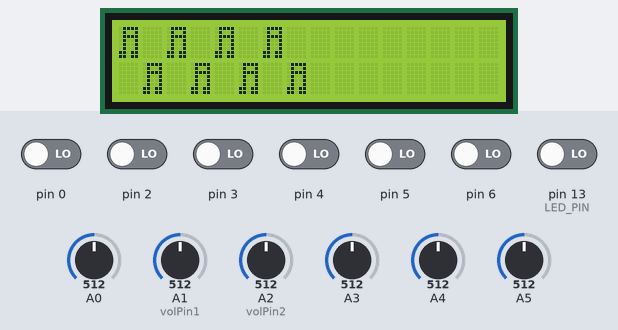
This sketch was run on a simulated Teensy 4. Shown: 16×2 character LCD. Inputs (shaded band) come from the test bench; at power-on: pin 0, pin 2–6, pin 13 (LED_PIN) LOW, A1 (volPin1) = 512, A2 (volPin2) = 512, A0 = 512, A3 = 512, A4 = 512, A5 = 512. What the sketch prints to the serial monitor is not drawn.

Above: at 3.3 s.
3.4 s: pin 0 driven HIGH
5.8 s: pin 2 driven HIGH
15.7 s: A1 (volPin1) set to 716
At 24.3 s:
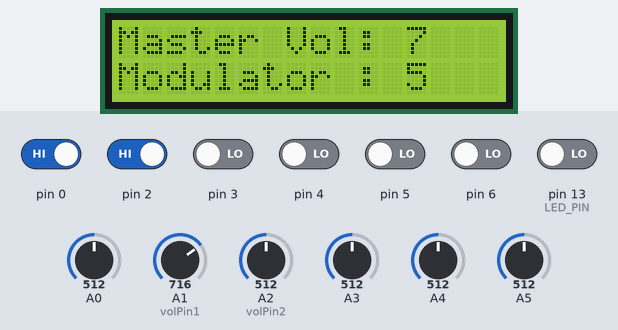
25.2 s: A2 (volPin2) set to 716
At 26.1 s:
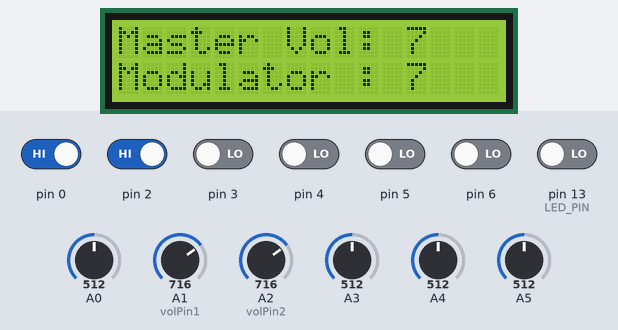
26.7 s: A1 (volPin1) set to 992
At 27.2 s:
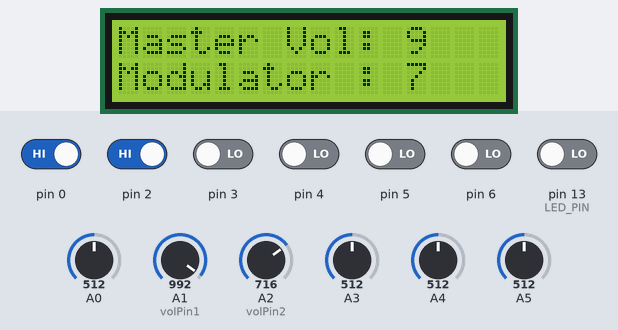
28.2 s: A2 (volPin2) set to 992
At 29.6 s:
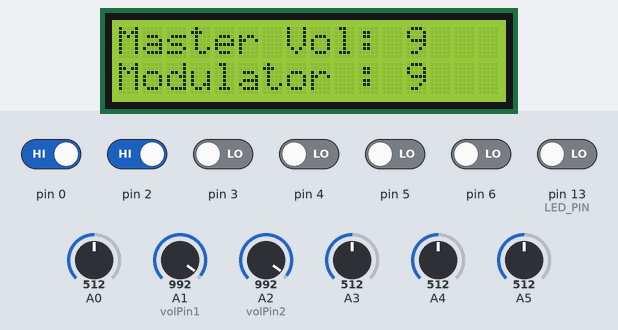
Timing chart, 0 to 30.7 s (numbered marks = the images above; inputs shaded):
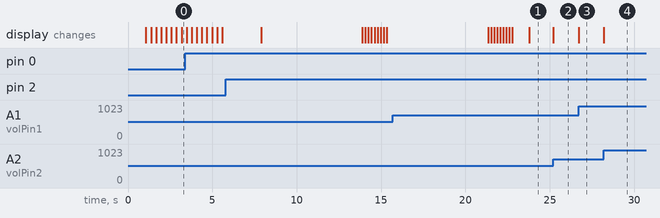

Measured:
- after the input at 25.2 s, the display: changes at once (image 2)
- after the input at 26.7 s, the display: changes at once (image 3)
- after the input at 28.2 s, the display: changes at once (image 4)

The sketch:

MIDI_Controller.ino
```cpp
// include the lcd library
#include <LiquidCrystal.h>

// initialize lcd object from library with correct pins
LiquidCrystal lcd(7, 8, 9, 10, 11, 12);

//
// We used the code below to help with mapping Midi I/O to Arduino

// Basic MIDI Controller code for reading all of the Arduino's digital and analogue inputs
// and sending them as MIDI messages to the host PC.
//
// Authors: Michael Balzer
//   Teensy USB-MIDI edit: Tim Crawford
//
// Revision History:
// Date        |  Author  |  Change
// ---------------------------------------------------
// 2011-02-22  |  MSB     |  Initial Release
// 2011-03-01  |  MSB     |  Updated MIDI output to send same MIDI signals as official MIDI Fighter
//             |          |  Reduced debounce length from 5ms to 2ms
// 2011-03-14  |  MSB     |  Modified analogue input logic so only pins moved within the timer
//             |          |    period are updated, not all of them.
//             |          |  Experimental code added for higher speed (but less accurate) analogue reads
//             |          |  Reduced analogue timer length from 1000ms to 250ms
// 2011-03-21  |  MSB     |  Removed TimerOne library. Each analogue pin now maintains its own time
//             |          |    since it was last moved, rather than one timer for all pins. This stops
//             |          |    sending jittery movements on analogue inputs which haven't been touched.
// 2011-04-11  |  TC      |  Teensy USB code added.
//             |  MSB     |  Updated with #defines for Arduino Mega and Teensy USB for easy compilation
// 2011-10-23  |  MSB     |  Added default #defines for Teensy 2.0 and Teensy++ 2.0 digital pins
//             |          |  Removed #defines for Teensy 1.0 as usbMIDI is not supported
// 2012-01-20  |  MSB     |  Updated to support Arduino 1.0 (updated Serial.print to Serial.write)
//
//
// This work is licensed under a Creative Commons Attribution-NonCommercial-ShareAlike 3.0 Unported License.
// See http://creativecommons.org/licenses/by-nc-sa/3.0/ for license details.

#if defined(__AVR_ATmega1280__) || defined(__AVR_ATmega2560__)
#define ARDUINO_MEGA
#elif defined(__AVR_AT90USB646__)
#define TEENSY_PLUS_PLUS
#elif defined(__AVR_ATmega32U4__)
#define TEENSY_2
#elif defined(__AVR_AT90USB1286__)
#define TEENSY_PLUS_PLUS_2
#endif


// Uncomment this line to send debug messages to the serial monitor
//#define DEBUG

// Uncomment this line to enable outputs corresponding to the MIDI Fighter so MF mappings can be used in Traktor.
//#define MIDI_FIGHTER

//#define FASTADC
// defines for setting and clearing register bits
#ifndef cbi
#define cbi(sfr, bit) (_SFR_BYTE(sfr) &= ~_BV(bit))
#endif
#ifndef sbi
#define sbi(sfr, bit) (_SFR_BYTE(sfr) |= _BV(bit))
#endif

// MIDI mapping taken from http://www.nortonmusic.com/midi_cc.html
#define MIDI_CC_MODULATION 0x01
#define MIDI_CC_BREATH 0x02
#define MIDI_CC_VOLUME 0x07
#define MIDI_CC_BALANCE 0x08
#define MIDI_CC_PAN 0x0A
#define MIDI_CC_EXPRESSION 0x0B
#define MIDI_CC_EFFECT1 0x0C
#define MIDI_CC_EFFECT2 0x0D

#define MIDI_CC_GENERAL1 0x0E
#define MIDI_CC_GENERAL2 0x0F
#define MIDI_CC_GENERAL3 0x10
#define MIDI_CC_GENERAL4 0x11
#define MIDI_CC_GENERAL5 0x12
#define MIDI_CC_GENERAL6 0x13
#define MIDI_CC_GENERAL7 0x14
#define MIDI_CC_GENERAL8 0x15
#define MIDI_CC_GENERAL9 0x16
#define MIDI_CC_GENERAL10 0x17
#define MIDI_CC_GENERAL11 0x18
#define MIDI_CC_GENERAL12 0x19
#define MIDI_CC_GENERAL13 0x1A
#define MIDI_CC_GENERAL14 0x1B
#define MIDI_CC_GENERAL15 0x1C
#define MIDI_CC_GENERAL16 0x1D
#define MIDI_CC_GENERAL17 0x1E
#define MIDI_CC_GENERAL18 0x1F

#define MIDI_CC_GENERAL1_FINE 0x2E
#define MIDI_CC_GENERAL2_FINE 0x2F
#define MIDI_CC_GENERAL3_FINE 0x30
#define MIDI_CC_GENERAL4_FINE 0x31
#define MIDI_CC_GENERAL5_FINE 0x32
#define MIDI_CC_GENERAL6_FINE 0x33
#define MIDI_CC_GENERAL7_FINE 0x34
#define MIDI_CC_GENERAL8_FINE 0x35
#define MIDI_CC_GENERAL9_FINE 0x36
#define MIDI_CC_GENERAL10_FINE 0x37
#define MIDI_CC_GENERAL11_FINE 0x38
#define MIDI_CC_GENERAL12_FINE 0x39
#define MIDI_CC_GENERAL13_FINE 0x3A
#define MIDI_CC_GENERAL14_FINE 0x3B
#define MIDI_CC_GENERAL15_FINE 0x3C
#define MIDI_CC_GENERAL16_FINE 0x3D
#define MIDI_CC_GENERAL17_FINE 0x3E
#define MIDI_CC_GENERAL18_FINE 0x3F

#define MIDI_CC_SUSTAIN 0x40
#define MIDI_CC_REVERB 0x5B
#define MIDI_CC_CHORUS 0x5D
#define MIDI_CC_CONTROL_OFF 0x79
#define MIDI_CC_NOTES_OFF 0x78

#define NOTE_C0 0x00 // 0
#define NOTE_C1 0x12 // 18
#define NOTE_C2 0x24 // 36

#if defined(ARDUINO_MEGA)
// Number of digital inputs. Can be anywhere from 0 to 68.
#define NUM_DI 52
// Number of analogue inputs. Can be anywhere from 0 to 16.
#define NUM_AI 16
#elif defined(TEENSY_PLUS_PLUS)
// Number of digital inputs. Can be anywhere from 0 to 46.
#define NUM_DI 38
// Number of analogue inputs. Can be anywhere from 0 to 8.
#define NUM_AI 8
#elif defined(TEENSY_2)
// Number of digital inputs. Can be anywhere from 0 to 25.
#define NUM_DI 13
// Number of analogue inputs. Can be anywhere from 0 to 12.
#define NUM_AI 12
#elif defined(TEENSY_PLUS_PLUS_2)
// Number of digital inputs. Can be anywhere from 0 to 46.
#define NUM_DI 38
// Number of analogue inputs. Can be anywhere from 0 to 8.
#define NUM_AI 8
#else
// Number of digital inputs. Can be anywhere from 0 to 18.
#define NUM_DI 12
// Number of analogue inputs. Can be anywhere from 0 to 6.
#define NUM_AI 6
#endif


#if defined(MIDI_FIGHTER) && defined(ARDUINO)
#define MIDI_CHANNEL 3
// First note, starting from lower left button
#define NOTE NOTE_C2
// When mapping to a MIDI Fighter we need to skip a row of buttons. Set this from 0-3 to define which row to skip.
// Rows are ordered from bottom to top (same as the MIDI Fighter's button layout).
#define SKIP_ROW 2
// This pin order corresponds to the bottom left button being zero, increasing by one as we move from left to right, bottom to top
// 8  9 10 11
// 4  5  6  7
// 0  1  2  3
// This array size must match NUM_DI above.
#define DIGITAL_PIN_ORDER 10, 11, 12, 13, 6, 7, 8, 9, 2, 3, 4, 5
#else
#define MIDI_CHANNEL 1
// First note, starting from upper left button
#define NOTE NOTE_C0
// This pin order corresponds to the top left button being zero, increasing by one as we move from left to right, top to bottom
// 0  1  2  3
// 4  5  6  7
// 8  9  10 11
// This array size must match NUM_DI above.
#if defined(ARDUINO_MEGA)
#define DIGITAL_PIN_ORDER 2, 3, 4, 5, 6, 7, 8, 9, 10, 11, 12, 13, 14, 15, 16, 17, 18, 19, 20, 21, 22, 23, 24, 25, 26, 27, 28, 29, 30, 31, 32, 33, 34, 35, 36, 37, 38, 39, 40, 41, 42, 43, 44, 45, 46, 47, 48, 49, 50, 51, 52, 53
#elif defined(TEENSY_PLUS_PLUS)
#define DIGITAL_PIN_ORDER 0, 1, 2, 3, 4, 5, 6, 7, 8, 9, 10, 11, 12, 13, 14, 15, 16, 17, 18, 19, 20, 21, 22, 23, 24, 25, 26, 27, 28, 29, 30, 31, 32, 33, 34, 35, 36, 37
#elif defined(TEENSY_2)
#define DIGITAL_PIN_ORDER 0, 1, 2, 3, 4, 5, 6, 7, 8, 9, 10, 11, 12
#elif defined(TEENSY_PLUS_PLUS_2)
#define DIGITAL_PIN_ORDER 0, 1, 2, 3, 4, 5, 6, 7, 8, 9, 10, 11, 12, 13, 14, 15, 16, 17, 18, 19, 20, 21, 22, 23, 24, 25, 26, 27, 28, 29, 30, 31, 32, 33, 34, 35, 36, 37
#else
#define DIGITAL_PIN_ORDER 2, 3, 4, 5, 6, 13
#endif
#endif

#if defined(ARDUINO_MEGA)
#define ANALOGUE_PIN_ORDER A0, A1, A2, A3, A4, A5, A6, A7, A8, A9, A10, A11, A12, A13, A14, A15
#elif defined(TEENSY_PLUS_PLUS)
#define ANALOGUE_PIN_ORDER 0, 1, 2, 3, 4, 5, 6, 7
#elif defined(TEENSY_2)
#define ANALOGUE_PIN_ORDER 0, 1, 2, 3, 4, 5, 6, 7, 8, 9, 10, 11
#elif defined(TEENSY_PLUS_PLUS_2)
#define ANALOGUE_PIN_ORDER 0, 1, 2, 3, 4, 5, 6, 7
#else
#define ANALOGUE_PIN_ORDER A0, A1, A2, A3, A4, A5
#endif

#if defined(TEENSY_PLUS_PLUS) || defined(TEENSY_2) || defined(TEENSY_PLUS_PLUS_2)
#define LED_PIN PIN_D6
#else
#define LED_PIN 13
#endif

#define MIDI_CC MIDI_CC_GENERAL1

// Comment this line out to disable button debounce logic.
// See http://arduino.cc/en/Tutorial/Debounce on what debouncing is used for.
#define DEBOUNCE
// Debounce time length in milliseconds
#define DEBOUNCE_LENGTH 2

// Comment this line out to disable analogue filtering
#define ANALOGUE_FILTER
// A knob or slider movement must initially exceed this value to be recognised as an input. Note that it is
// for a 7-bit (0-127) MIDI value.
#ifdef FASTADC
#define FILTER_AMOUNT 3
#else
#define FILTER_AMOUNT 2
#endif
// Timeout is in microseconds
#define ANALOGUE_INPUT_CHANGE_TIMEOUT 250000

// Array containing a mapping of digital pins to channel index.
byte digitalInputMapping[NUM_DI] = {DIGITAL_PIN_ORDER};

// Array containing a mapping of analogue pins to channel index. This array size must match NUM_AI above.
byte analogueInputMapping[NUM_AI] = {ANALOGUE_PIN_ORDER};

// Contains the current state of the digital inputs.
byte digitalInputs[NUM_DI];
// Contains the current value of the analogue inputs.
byte analogueInputs[NUM_AI];

// Variable to hold temporary digital reads, used for debounce logic.
byte tempDigitalInput;
// Variable to hold temporary analogue values, used for analogue filtering logic.
byte tempAnalogueInput;

// Preallocate the for loop index so we don't keep reallocating it for every program iteration.
byte i = 0;
byte digitalOffset = 0;
// Variable to hold difference between current and new analogue input values.
byte analogueDiff = 0;
// This is used as a flag to indicate that an analogue input is changing.
boolean analogueInputChanging[NUM_AI];
// Time the analogue input was last moved
unsigned long analogueInputTimer[NUM_AI];

#ifdef DEBUG
unsigned long loopTime = 0;
unsigned long serialSendTime = 0;
#endif

// initialize LCD Begin

// initialize lcd object from library
int volPin1 = A1;
int volPin2 = A2;

// initialize LCD End

//Custom Character Bitmap
byte musicNote[8] = {
  0b01111,
  0b01001,
  0b01111,
  0b01001,
  0b01001,
  0b01001,
  0b11011,
  0b11011
};

//LCD Startup function
void startUp()
{
  //initial delay
  delay(1000);

  //Dancing Music Notes
  for (int i = 0; i <= 15; i++) {
    //initialize custom character for lcd display
    lcd.createChar(0, musicNote);

    // alternate displaying new music note
    // from the top and bottom row of lcd screen
    if (i % 2 == 0) {
      lcd.setCursor(i, 0);
    } else {
      lcd.setCursor(i, 1);
    }

    // write custom character to lcd display
    lcd.write(byte(0));

    //short delay between alternating of the rows
    delay(300);
  }

  // delay and clear screen
  delay(2000);
  lcd.clear();

  // Begin displaying Project Name

  // set cursor to row 1
  lcd.setCursor(0, 0);

  // print Project Name on lcd display
  lcd.print("Midi Controller");
  delay(6000);

  // float current display out of frame
  // to the right
  for (int i = 0; i <= 15; i++) {
    lcd.scrollDisplayRight();
    delay(90);
  }

  // clear lcd screen
  lcd.clear();

  //Begin displaying Authors

  // set cursor to row 1
  lcd.setCursor(0, 0);

  // print author names
  lcd.print("By: Jordan, Jim");

  // set cursor to row 2
  lcd.setCursor(0, 1);

  // print author names
  lcd.print("Hayden and Chad");

  // hold display for 6 seconds
  delay(6000);

  // float away right
  for (int i = 0; i <= 15; i++) {
    lcd.scrollDisplayRight();
    delay(90);
  }

  // clear lcd screen and delay 1 second
  lcd.clear();
  delay(1000);
}

void setup()
{
  // Begin LCD setup
  // set up the LCD's number of columns and rows:
  lcd.begin(16, 2);
  lcd.clear();

  // set correct pins used for lcd as Inputs
  pinMode(volPin1, INPUT);
  pinMode(volPin2, INPUT);

  //LCD setup END


  // Taken from http://www.arduino.cc/cgi-bin/yabb2/YaBB.pl?num=1208715493/11
#ifdef FASTADC
  // set prescale to 16
  sbi(ADCSRA, ADPS2) ;
  cbi(ADCSRA, ADPS1) ;
  cbi(ADCSRA, ADPS0) ;
#endif

  // Only enable serial on the Arduino or when debugging. The Teensy board should be set as a usb-midi device so serial is not needed.
#if defined(ARDUINO) || defined(ARDUINO_MEGA) || defined(DEBUG)
  // Enable serial I/O at 115200 kbps. This is faster than the standard MIDI rate of 31250 kbps.
  // The PC application which we connect to will automatically take the higher sample rate and send MIDI
  // messages out at the correct rate. We only send things faster in case there is any latency.
  Serial.begin(115200);
#endif

  // Initialise each digital input channel.
  for (i = 0; i < NUM_DI; i++)
  {
    // Set the pin direction to input.
    pinMode(digitalInputMapping[i], INPUT);

    // Don't enable pullup resistor on LED_PIN, as the LED and resistor will always pull it low, meaning the input won't work.
    // Instead an external pulldown resistor must be used on LED_PIN.
    // NOTE: This will cause all of the high/low logic for LED_PIN to be inverted.
    if (digitalInputMapping[i] != LED_PIN)
    {
      // Enable the pull-up resistor. This call must come after the above pinMode call.
      digitalWrite(digitalInputMapping[i], HIGH);
    }

    // Initialise the digital state with a read to the input pin.
    digitalInputs[i] = digitalRead(digitalInputMapping[i]);
  }

  // Initialise each analogue input channel.
  for (i = 0; i < NUM_AI; i++)
  {
    // Set the pin direction to input.
    pinMode(analogueInputMapping[i], INPUT);

    // Initialise the analogue value with a read to the input pin.
    analogueInputs[i] = analogRead(analogueInputMapping[i]);

    // Assume no analogue inputs are active
    analogueInputChanging[i] = false;
    analogueInputTimer[i] = 0;
  }

#ifdef DEBUG
  serialSendTime = millis();
#endif

  // run custom startup function
  startUp();
}


void loop()
{
  //Begin LCD loop process

  // set cursor to first row
  lcd.setCursor(0, 0);

  // print first row's label
  lcd.print("Master Vol: ");

  // read input from midi mapped hardware,
  // convert to integer, and divide by 100
  // to display value in the correct way
  lcd.print((int)(floor(analogRead(volPin1) / 100)));

  // set cursor to second row
  lcd.setCursor(0, 1);

  // print second row's label
  lcd.print("Modulator : ");

  // read input from midi mapped hardware,
  // convert to integer, and divide by 100
  // to display value in the correct way
  lcd.print((int)(floor(analogRead(volPin2) / 100)));

  // END LCD loop process


#ifdef DEBUG
  loopTime = micros();
#endif

  for (i = 0; i < NUM_DI; i++)
  {
#ifdef MIDI_FIGHTER
    if (i >= SKIP_ROW * 4)
    {
      digitalOffset = i + 4;
    }
    else
    {
#endif

      digitalOffset = i;

#ifdef MIDI_FIGHTER
    }
#endif

    // Read the current state of the digital input and store it temporarily.
    tempDigitalInput = digitalRead(digitalInputMapping[i]);

    // Check if the last state is different to the current state.
    if (digitalInputs[i] != tempDigitalInput)
    {
#ifdef DEBOUNCE
      // Wait for a short period of time, and then take a second reading from the input pin.
      delay(DEBOUNCE_LENGTH);
      // If the second reading is the same as the initial reading, assume it must be true.
      if (tempDigitalInput == digitalRead(digitalInputMapping[i]))
      {
#endif
        // Record the new digital input state.
        digitalInputs[i] = tempDigitalInput;

        // Moved from HIGH to LOW (button pressed)
        if (digitalInputs[i] == 0)
        {
          // All the digital inputs use pullup resistors, except LED_PIN so the logic is inverted
          if (digitalInputMapping[i] != LED_PIN)
          {
            noteOn(MIDI_CHANNEL, NOTE + digitalOffset, 0x7F); // Channel 1, middle C, maximum velocity
          }
          else
          {
            noteOff(MIDI_CHANNEL, NOTE + digitalOffset); // Channel 1, middle C
          }
        }
        // Moved from LOW to HIGH (button released)
        else
        {
          // All the digital inputs use pullup resistors, except LED_PIN so the logic is inverted
          if (digitalInputMapping[i] != LED_PIN)
          {
            noteOff(MIDI_CHANNEL, NOTE + digitalOffset); // Channel 1, middle C
          }
          else
          {
            noteOn(MIDI_CHANNEL, NOTE + digitalOffset, 0x7F); // Channel 1, middle C, maximum velocity
          }
        }
#ifdef DEBOUNCE
      }
#endif
    }
  }

  /*
     Analogue input logic:
     The Arduino uses a 10-bit (0-1023) analogue to digital converter (ADC) on each of its analogue inputs.
     The ADC isn't very high resolution, so if a pot is in a position such that the output voltage is 'between'
     what it can detect (say 2.505V or about 512.5 on a scale of 0-1023) then the value read will constantly
     fluctuate between two integers (in this case 512 and 513).

     If we're simply looking for a change in the analogue input value like in the digital case above, then
     there will be cases where the value is always changing, even though the physical input isn't being moved.
     This will in turn send out a constant stream of MIDI messages to the connected software which may be problematic.

     To combat this, we require that the analogue input value must change by a certain threshold amount before
     we register that it is actually changing. This is good in avoiding a constantly fluctuating value, but has
     the negative effect of a reduced input resolution. For example if the threshold amount was 2 and we slowly moved
     a slider through it's full range, we would only detect every second value as a change, in effect reducing the
     already small 7-bit MIDI value to a 6-bit MIDI value.

     To get around this problem but still use the threshold logic, a timer is used. Initially the analogue input
     must exceed the threshold to be detected as an input. Once this occurs, we then read every value coming from the
     analogue input (not just those exceeding a threshold) giving us full 7-bit resolution. At the same time the
     timer is started. This timer is used to keep track of whether an input hasn't been moved for a certain time
     period. If it has been moved, the timer is restarted. If no movement occurs the timer is just left to run. When
     the timer expires the analogue input is assumed to be no longer moving. Subsequent movements must exceed the
     threshold amount.
  */
  for (i = 0; i < NUM_AI; i++)
  {
    // Read the analogue input pin, dividing it by 8 so the 10-bit ADC value (0-1023) is converted to a 7-bit MIDI value (0-127).
    tempAnalogueInput = analogRead(analogueInputMapping[i]) / 8;

#ifdef ANALOGUE_FILTER
    // Take the absolute value of the difference between the curent and new values
    analogueDiff = abs(tempAnalogueInput - analogueInputs[i]);
    // Only continue if the threshold was exceeded, or the input was already changing
    if ((analogueDiff > 0 && analogueInputChanging[i] == true) || analogueDiff >= FILTER_AMOUNT)
    {
      // Only restart the timer if we're sure the input isn't 'between' a value
      // ie. It's moved more than FILTER_AMOUNT
      if (analogueInputChanging[i] == false || analogueDiff >= FILTER_AMOUNT)
      {
        // Reset the last time the input was moved
        analogueInputTimer[i] = micros();

        // The analogue input is moving
        analogueInputChanging[i] = true;
      }
      else if (micros() - analogueInputTimer[i] > ANALOGUE_INPUT_CHANGE_TIMEOUT)
      {
        analogueInputChanging[i] = false;
      }

      // Only send data if we know the analogue input is moving
      if (analogueInputChanging[i] == true)
      {
        // Record the new analogue value
        analogueInputs[i] = tempAnalogueInput;

        // Send the analogue value out on the general MIDI CC (see definitions at beginning of this file)
        controlChange(MIDI_CHANNEL, MIDI_CC + i, analogueInputs[i]);
      }
    }
#else
    if (analogueInputs[i] != tempAnalogueInput)
    {
      // Record the new analogue value
      analogueInputs[i] = tempAnalogueInput;

      // Send the analogue value out on the general MIDI CC (see definitions at beginning of this file)
      controlChange(MIDI_CHANNEL, MIDI_CC + i, analogueInputs[i]);
    }
#endif
  }

#ifdef DEBUG
  loopTime = micros() - loopTime;

  // Print the loop execution time once per second
  if (millis() - serialSendTime > 1000)
  {
    Serial.print("Loop execution time (us): ");
    Serial.println(loopTime);

    serialSendTime = millis();
  }
#endif
}

// Send a MIDI note on message
void noteOn(byte channel, byte pitch, byte velocity)
{
  // 0x90 is the first of 16 note on channels. Subtract one to go from MIDI's 1-16 channels to 0-15
  channel += 0x90 - 1;

  // Ensure we're between channels 1 and 16 for a note on message
  if (channel >= 0x90 && channel <= 0x9F)
  {
#ifdef DEBUG
    Serial.print("Button pressed: ");
    Serial.println(pitch);
#elif defined(TEENSY_PLUS_PLUS) || defined(TEENSY_2) || defined(TEENSY_PLUS_PLUS_2)
    usbMIDI.sendNoteOn(pitch, velocity, channel);
#else
    Serial.write(channel);
    Serial.write(pitch);
    Serial.write(velocity);
#endif
  }
}

// Send a MIDI note off message
void noteOff(byte channel, byte pitch)
{
  // 0x80 is the first of 16 note off channels. Subtract one to go from MIDI's 1-16 channels to 0-15
  channel += 0x80 - 1;

  // Ensure we're between channels 1 and 16 for a note off message
  if (channel >= 0x80 && channel <= 0x8F)
  {
#ifdef DEBUG
    Serial.print("Button released: ");
    Serial.println(pitch);
#elif defined(TEENSY_PLUS_PLUS) || defined(TEENSY_2) || defined(TEENSY_PLUS_PLUS_2)
    usbMIDI.sendNoteOff(pitch, 0x00, channel);
#else
    Serial.write(channel);
    Serial.write(pitch);
    Serial.write((byte)0x00);
#endif
  }
}

// Send a MIDI control change message
void controlChange(byte channel, byte control, byte value)
{
  // 0xB0 is the first of 16 control change channels. Subtract one to go from MIDI's 1-16 channels to 0-15
  channel += 0xB0 - 1;

  // Ensure we're between channels 1 and 16 for a CC message
  if (channel >= 0xB0 && channel <= 0xBF)
  {
#ifdef DEBUG
    Serial.print(control - MIDI_CC);
    Serial.print(": ");
    Serial.println(value);
#elif defined(TEENSY_PLUS_PLUS) || defined(TEENSY_2) || defined(TEENSY_PLUS_PLUS_2)
    usbMIDI.sendControlChange(control, value, channel);
#else
    Serial.write(channel);
    Serial.write(control);
    Serial.write(value);
#endif
  }
}
```
